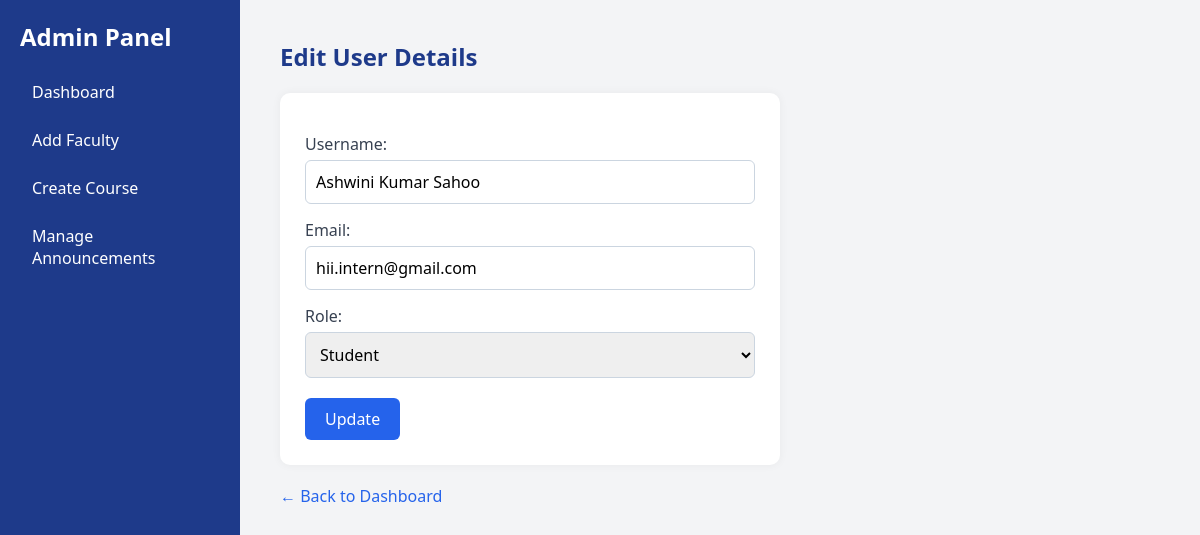
The page /edit_user/2/ on the database its author committed.
### elearnapp/models.py (models this page shows, shortened)
class CustomUser(AbstractUser):
    ROLE_CHOICES = [
        ('student', 'Student'),
        ('faculty', 'Faculty'),
        ('admin', 'Admin'),
    ]
    role = models.CharField(max_length=10, choices=ROLE_CHOICES)
    groups = models.ManyToManyField(Group, related_name="customuser_groups", blank=True)
    user_permissions = models.ManyToManyField(Permission, related_name="customuser_permissions", blank=True)

### elearnapp/views.py (the view)
# urls.py: path("edit_user/<int:user_id>/", edit_user, name="edit_user"),
def edit_user(request, user_id):
    user = get_object_or_404(CustomUser, id=user_id)
    if request.method == "POST":
        user.username = request.POST["username"]
        user.email = request.POST["email"]
        user.role = request.POST["role"]
        user.save()
        return redirect("admin_dashboard")  # Redirect back to Admin Dashboard
    return render(request, "edit_user.html", {"user": user})

### elearnapp/templates/edit_user.html (shortened to what this page needs)
<!DOCTYPE html>
<html lang="en">
<head>
</head>
<body>
    <div class="sidebar">
        <h2>Admin Panel</h2>
        <a href="{% url 'admin_dashboard' %}">Dashboard</a>
        <a href="{% url 'create_faculty' %}">Add Faculty</a>
        <a href="{% url 'create_course' %}">Create Course</a>
        <a href="{% url 'admin_announcements' %}">Manage Announcements</a>
    </div>
    <div class="edit-user-container">
        <h3>Edit User Details</h3>
        <form method="POST">
            <label>Username:</label>
            <input type="text" name="username" value="{{ user.username }}" required>
            <label>Email:</label>
            <input type="email" name="email" value="{{ user.email }}" required>
            <label>Role:</label>
            <select name="role" required>
                <option value="student" {% if user.role == "student" %}selected{% endif %}>Student</option>
            </select>
            <button type="submit">Update</button>
        </form>
        <a href="{% url 'admin_dashboard' %}">← Back to Dashboard</a>
    </div>
</body>
</html>

### elearnapp/templates/edit_user.html (style rules this page uses)
* { margin: 0; padding: 0; box-sizing: border-box; font-family: 'Segoe UI', Tahoma, Geneva, Verdana, sans-serif; }
body { display: flex; min-height: 100vh; background-color: #f3f4f6; }
.sidebar { width: 20%; background-color: #1e3a8a; color: white; padding: 20px; position: fixed; height: 100vh; overflow-y: auto; }
.sidebar h2 { margin-bottom: 20px; font-size: 24px; }
.sidebar a { display: block; color: white; text-decoration: none; margin: 10px 0; padding: 8px 12px; border-radius: 6px; transition: background-color 0.3s; }
.edit-user-container { margin-left: 20%; padding: 40px; width: 80%; }
.edit-user-container h3 { font-size: 24px; color: #1e3a8a; margin-bottom: 20px; }
.edit-user-container form { background-color: white; padding: 25px; border-radius: 10px; box-shadow: 0 0 10px rgba(0,0,0,0.05); max-width: 500px; }
.edit-user-container label { display: block; margin-top: 15px; font-weight: 500; color: #374151; }
.edit-user-container input, .edit-user-container select { width: 100%; padding: 10px; margin-top: 5px; border: 1px solid #cbd5e0; border-radius: 6px; font-size: 16px; }
.edit-user-container button { margin-top: 20px; padding: 10px 20px; background-color: #2563eb; color: white; border: none; border-radius: 6px; cursor: pointer; font-size: 16px; }
.edit-user-container a { display: inline-block; margin-top: 20px; color: #2563eb; text-decoration: none; }

### rows shown on the page
CustomUser: username "Ashwini Kumar Sahoo", email "hii.intern@gmail.com", role "Student"
